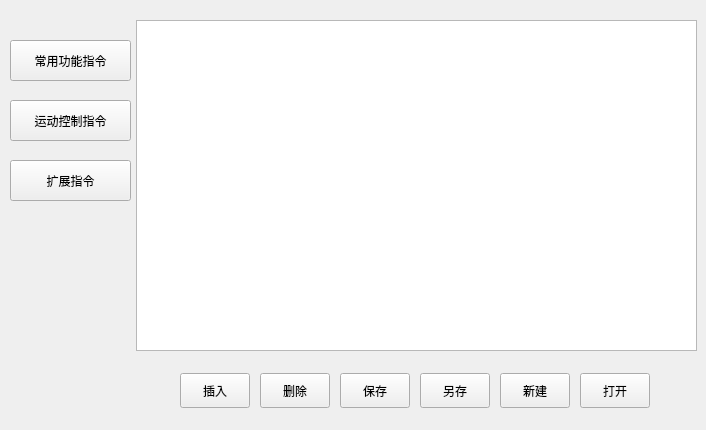
    <widget class="QWidget" name="programmer_design_page">
     <widget class="QTableWidget" name="programmer_design_display">
      <property name="geometry">
       <rect>
        <x>136</x>
        <y>20</y>
        <width>561</width>
        <height>331</height>
       </rect>
      </property>
      <property name="wordWrap">
       <bool>false</bool>
      </property>
      <property name="rowCount">
       <number>0</number>
      </property>
      <attribute name="horizontalHeaderVisible">
       <bool>false</bool>
      </attribute>
      <attribute name="horizontalHeaderCascadingSectionResizes">
       <bool>false</bool>
      </attribute>
      <attribute name="horizontalHeaderDefaultSectionSize">
       <number>100</number>
      </attribute>
      <attribute name="horizontalHeaderHighlightSections">
       <bool>true</bool>
      </attribute>
      <attribute name="horizontalHeaderMinimumSectionSize">
       <number>0</number>
      </attribute>
      <attribute name="horizontalHeaderShowSortIndicator" stdset="0">
       <bool>false</bool>
      </attribute>
     </widget>
     <widget class="QWidget" name="operation" native="true">
      <property name="geometry">
       <rect>
        <x>160</x>
        <y>360</y>
        <width>501</width>
        <height>61</height>
       </rect>
      </property>
      <widget class="QPushButton" name="insert_button">
       <property name="geometry">
        <rect>
         <x>20</x>
         <y>13</y>
         <width>70</width>
         <height>35</height>
        </rect>
       </property>
       <property name="text">
        <string>插入</string>
       </property>
      </widget>
      <widget class="QPushButton" name="delete_button">
       <property name="geometry">
        <rect>
         <x>100</x>
         <y>13</y>
         <width>70</width>
         <height>35</height>
        </rect>
       </property>
       <property name="text">
        <string>删除</string>
       </property>
      </widget>
      <widget class="QPushButton" name="save_button">
       <property name="geometry">
        <rect>
         <x>180</x>
         <y>13</y>
         <width>70</width>
         <height>35</height>
        </rect>
       </property>
       <property name="text">
        <string>保存</string>
       </property>
      </widget>
      <widget class="QPushButton" name="save_as_button">
       <property name="geometry">
        <rect>
         <x>260</x>
         <y>13</y>
         <width>70</width>
         <height>35</height>
        </rect>
       </property>
       <property name="text">
        <string>另存</string>
       </property>
      </widget>
      <widget class="QPushButton" name="new_file_button">
       <property name="geometry">
        <rect>
         <x>340</x>
         <y>13</y>
         <width>70</width>
         <height>35</height>
        </rect>
       </property>
       <property name="text">
        <string>新建</string>
       </property>
      </widget>
      <widget class="QPushButton" name="open_button">
       <property name="geometry">
        <rect>
         <x>420</x>
         <y>13</y>
         <width>70</width>
         <height>35</height>
        </rect>
       </property>
       <property name="text">
        <string>打开</string>
       </property>
      </widget>
     </widget>
     <widget class="QPushButton" name="common_function_instruction">
      <property name="geometry">
       <rect>
        <x>10</x>
        <y>40</y>
        <width>121</width>
        <height>41</height>
       </rect>
      </property>
      <property name="text">
       <string>常用功能指令</string>
      </property>
     </widget>
     <widget class="QPushButton" name="sport_control_instruction">
      <property name="geometry">
       <rect>
        <x>10</x>
        <y>100</y>
        <width>121</width>
        <height>41</height>
       </rect>
      </property>
      <property name="text">
       <string>运动控制指令</string>
      </property>
     </widget>
     <widget class="QPushButton" name="extended_instruction">
      <property name="geometry">
       <rect>
        <x>10</x>
        <y>160</y>
        <width>121</width>
        <height>41</height>
       </rect>
      </property>
      <property name="text">
       <string>扩展指令</string>
      </property>
     </widget>
    </widget>
